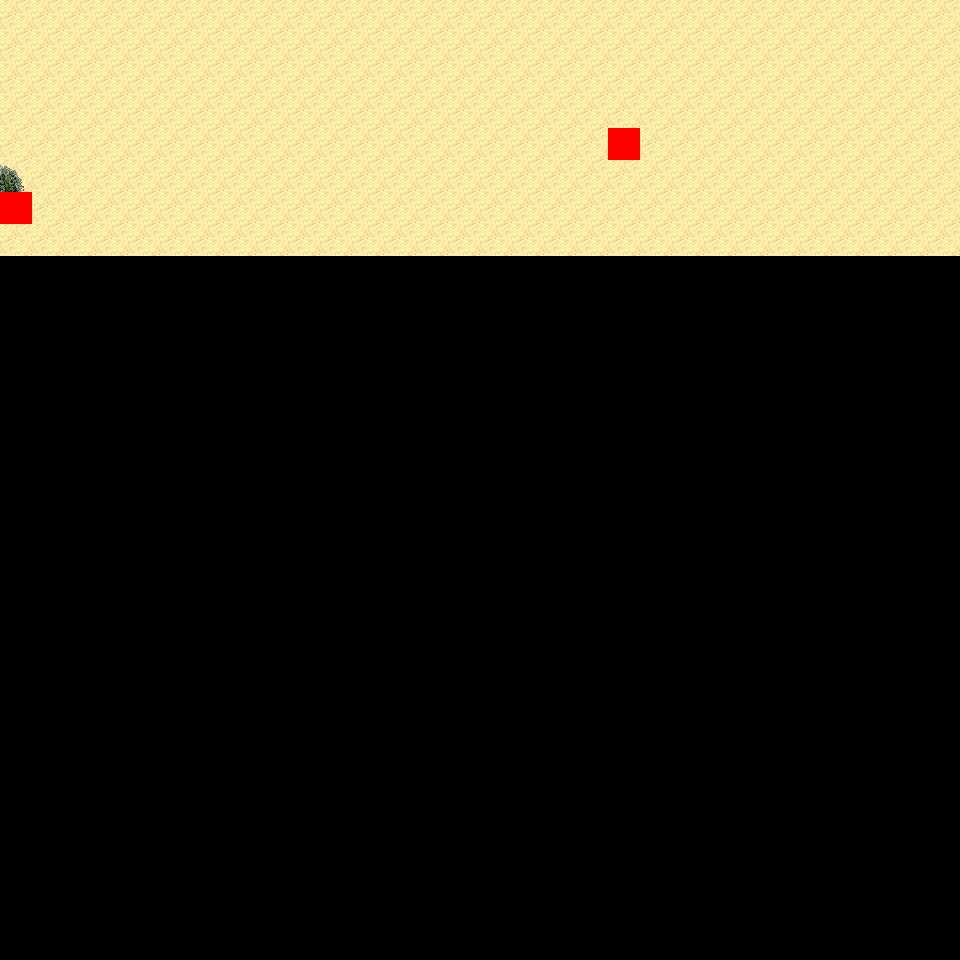

The image is a tile-based game level rendered from a .tmx file. Its description and source (layers, tilesets, objects; grid data summarised) follow:
An orthogonal 30x30 tile map with 32x32 px tiles, 6 tile layers (Ground, Object, Object2, Above, ...), 6 tilesets and 4 objects (4x mapExit).

<map version="1.0" orientation="orthogonal" renderorder="right-down" width="30" height="30" tilewidth="32" tileheight="32" nextobjectid="5">
  <tileset firstgid="1" name="tileset_logic_collision" tilewidth="32" tileheight="32" tilecount="1" columns="1">
    <image source="../drawable/tileset_logic_collision.png" width="32" height="32" />
  </tileset>
  <tileset firstgid="2" name="tileset_terrain_desert" tilewidth="32" tileheight="32" tilecount="88" columns="8">
    <image source="../drawable/tileset_terrain_desert.png" width="256" height="352" />
  </tileset>
  <tileset firstgid="90" name="tileset_ground_sand_2" tilewidth="32" tileheight="32" tilecount="15" columns="5">
    <image source="../drawable/tileset_ground_sand_2.png" width="160" height="96" />
  </tileset>
  <tileset firstgid="105" name="tileset_plant_cactus_2" tilewidth="32" tileheight="32" tilecount="10" columns="5">
    <image source="../drawable/tileset_plant_cactus_2.png" width="160" height="64" />
  </tileset>
  <tileset firstgid="115" name="tileset_plant_round_cactuses" tilewidth="32" tileheight="32" tilecount="20" columns="10">
    <image source="../drawable/tileset_plant_round_cactuses.png" width="320" height="64" />
  </tileset>
  <tileset firstgid="135" name="tileset_plant_cactus" tilewidth="32" tileheight="32" tilecount="2" columns="1">
    <image source="../drawable/tileset_plant_cactus.png" width="32" height="64" />
  </tileset>
  <layer name="Ground" width="30" height="30">
    <data>[900 cells, 240 non-empty, 2 distinct tile ids]</data>
  </layer>
  <layer name="Object" width="30" height="30">
    <data>[900 cells, 1 non-empty, 1 distinct tile ids]</data>
  </layer>
  <layer name="Object2" width="30" height="30">
    <data>[900 cells, 0 non-empty, 0 distinct tile ids]</data>
  </layer>
  <layer name="Above" width="30" height="30">
    <data>[900 cells, 1 non-empty, 1 distinct tile ids]</data>
  </layer>
  <layer name="Above2" width="30" height="30">
    <data>[900 cells, 0 non-empty, 0 distinct tile ids]</data>
  </layer>
  <layer name="Walkable" width="30" height="30">
    <data>[900 cells, 2 non-empty, 1 distinct tile ids]</data>
  </layer>
  <objectgroup name="MapEvents">
    <object id="1" name="north" type="mapExit" x="0" y="0" width="960" height="32">
      <properties>
        <property name="map" value="level_0_x18_y113" />
        <property name="x" value="0" />
        <property name="y" value="28" />
      </properties>
    </object>
    <object id="2" name="west" type="mapExit" x="0" y="0" width="32" height="192">
      <properties>
        <property name="map" value="level_0_x17_y114" />
        <property name="x" value="28" />
        <property name="y" value="0" />
      </properties>
    </object>
    <object id="3" name="west2" type="mapExit" x="0" y="224" width="32" height="736">
      <properties>
        <property name="map" value="level_0_x17_y114" />
        <property name="x" value="28" />
        <property name="y" value="7" />
      </properties>
    </object>
    <object id="4" name="east" type="mapExit" x="928" y="0" width="32" height="960">
      <properties>
        <property name="map" value="level_0_x19_y114" />
        <property name="x" value="1" />
        <property name="y" value="0" />
      </properties>
    </object>
  </objectgroup>
</map>
